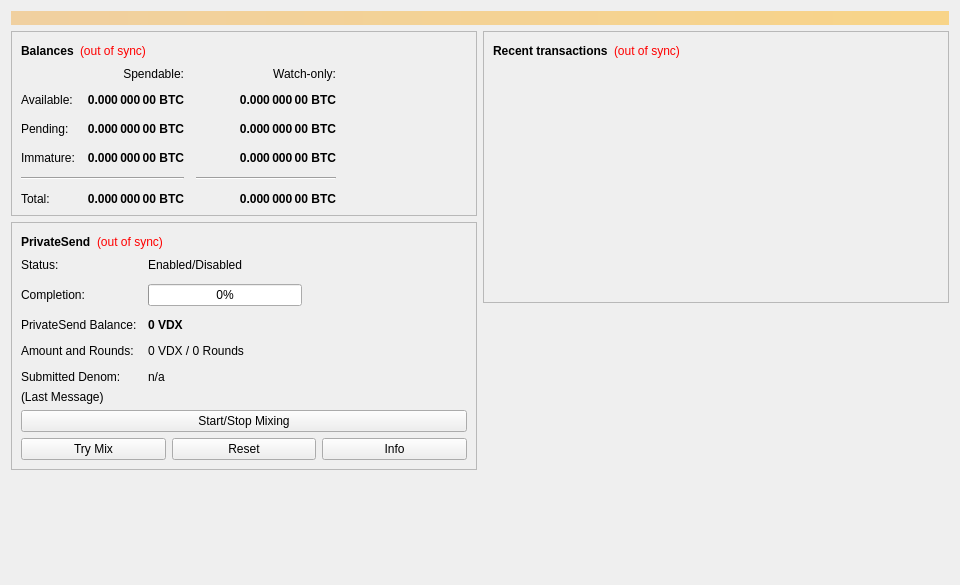
<?xml version="1.0" encoding="UTF-8"?>
<ui version="4.0">
 <class>OverviewPage</class>
 <widget class="QWidget" name="OverviewPage">
  <property name="geometry">
   <rect>
    <x>0</x>
    <y>0</y>
    <width>960</width>
    <height>585</height>
   </rect>
  </property>
  <property name="minimumSize">
   <size>
    <width>960</width>
    <height>0</height>
   </size>
  </property>
  <property name="windowTitle">
   <string>Form</string>
  </property>
  <layout class="QVBoxLayout" name="topLayout">
   <item>
    <widget class="QLabel" name="labelAlerts">
     <property name="visible">
      <bool>false</bool>
     </property>
     <property name="styleSheet">
      <string notr="true">QLabel { background-color: qlineargradient(x1: 0, y1: 0, x2: 1, y2: 0, stop:0 #F0D0A0, stop:1 #F8D488); color:#000000; }</string>
     </property>
     <property name="wordWrap">
      <bool>true</bool>
     </property>
     <property name="margin">
      <number>3</number>
     </property>
     <property name="textInteractionFlags">
      <set>Qt::TextSelectableByMouse</set>
     </property>
    </widget>
   </item>
   <item>
    <layout class="QHBoxLayout" name="horizontalLayout" stretch="1,1">
     <item>
      <layout class="QVBoxLayout" name="verticalLayout_2">
       <item>
        <widget class="QFrame" name="frame">
         <property name="frameShape">
          <enum>QFrame::StyledPanel</enum>
         </property>
         <property name="frameShadow">
          <enum>QFrame::Raised</enum>
         </property>
         <layout class="QVBoxLayout" name="verticalLayout_4">
          <item>
           <layout class="QHBoxLayout" name="horizontalLayout_4">
            <item>
             <widget class="QLabel" name="label_5">
              <property name="font">
               <font>
                <weight>75</weight>
                <bold>true</bold>
               </font>
              </property>
              <property name="text">
               <string>Balances</string>
              </property>
             </widget>
            </item>
            <item>
             <widget class="QLabel" name="labelWalletStatus">
              <property name="toolTip">
               <string>The displayed information may be out of date. Your wallet automatically synchronizes with the VirtDex network after a connection is established, but this process has not completed yet.</string>
              </property>
              <property name="styleSheet">
               <string notr="true">QLabel { color: red; }</string>
              </property>
              <property name="text">
               <string notr="true">(out of sync)</string>
              </property>
              <property name="alignment">
               <set>Qt::AlignLeading|Qt::AlignLeft|Qt::AlignVCenter</set>
              </property>
             </widget>
            </item>
            <item>
             <spacer name="horizontalSpacer_3">
              <property name="orientation">
               <enum>Qt::Horizontal</enum>
              </property>
              <property name="sizeHint" stdset="0">
               <size>
                <width>40</width>
                <height>20</height>
               </size>
              </property>
             </spacer>
            </item>
           </layout>
          </item>
          <item>
           <layout class="QGridLayout" name="gridLayout">
            <property name="spacing">
             <number>12</number>
            </property>
            <item row="2" column="2">
             <widget class="QLabel" name="labelWatchPending">
              <property name="font">
               <font>
                <weight>75</weight>
                <bold>true</bold>
               </font>
              </property>
              <property name="cursor">
               <cursorShape>IBeamCursor</cursorShape>
              </property>
              <property name="toolTip">
               <string>Unconfirmed transactions to watch-only addresses</string>
              </property>
              <property name="text">
               <string notr="true">0.000 000 00 BTC</string>
              </property>
              <property name="alignment">
               <set>Qt::AlignRight|Qt::AlignTrailing|Qt::AlignVCenter</set>
              </property>
              <property name="textInteractionFlags">
               <set>Qt::LinksAccessibleByMouse|Qt::TextSelectableByKeyboard|Qt::TextSelectableByMouse</set>
              </property>
             </widget>
            </item>
            <item row="2" column="1">
             <widget class="QLabel" name="labelUnconfirmed">
              <property name="font">
               <font>
                <weight>75</weight>
                <bold>true</bold>
               </font>
              </property>
              <property name="cursor">
               <cursorShape>IBeamCursor</cursorShape>
              </property>
              <property name="toolTip">
               <string>Total of transactions that have yet to be confirmed, and do not yet count toward the spendable balance</string>
              </property>
              <property name="text">
               <string notr="true">0.000 000 00 BTC</string>
              </property>
              <property name="alignment">
               <set>Qt::AlignRight|Qt::AlignTrailing|Qt::AlignVCenter</set>
              </property>
              <property name="textInteractionFlags">
               <set>Qt::LinksAccessibleByMouse|Qt::TextSelectableByKeyboard|Qt::TextSelectableByMouse</set>
              </property>
             </widget>
            </item>
            <item row="3" column="2">
             <widget class="QLabel" name="labelWatchImmature">
              <property name="font">
               <font>
                <weight>75</weight>
                <bold>true</bold>
               </font>
              </property>
              <property name="cursor">
               <cursorShape>IBeamCursor</cursorShape>
              </property>
              <property name="toolTip">
               <string>Mined balance in watch-only addresses that has not yet matured</string>
              </property>
              <property name="text">
               <string notr="true">0.000 000 00 BTC</string>
              </property>
              <property name="alignment">
               <set>Qt::AlignRight|Qt::AlignTrailing|Qt::AlignVCenter</set>
              </property>
              <property name="textInteractionFlags">
               <set>Qt::LinksAccessibleByMouse|Qt::TextSelectableByKeyboard|Qt::TextSelectableByMouse</set>
              </property>
             </widget>
            </item>
            <item row="4" column="0" colspan="2">
             <widget class="Line" name="lineSpendableBalance">
              <property name="orientation">
               <enum>Qt::Horizontal</enum>
              </property>
             </widget>
            </item>
            <item row="4" column="2">
             <widget class="Line" name="lineWatchBalance">
              <property name="sizePolicy">
               <sizepolicy hsizetype="Preferred" vsizetype="Fixed">
                <horstretch>0</horstretch>
                <verstretch>0</verstretch>
               </sizepolicy>
              </property>
              <property name="minimumSize">
               <size>
                <width>140</width>
                <height>0</height>
               </size>
              </property>
              <property name="orientation">
               <enum>Qt::Horizontal</enum>
              </property>
             </widget>
            </item>
            <item row="5" column="0">
             <widget class="QLabel" name="labelTotalText">
              <property name="text">
               <string>Total:</string>
              </property>
             </widget>
            </item>
            <item row="3" column="1">
             <widget class="QLabel" name="labelImmature">
              <property name="font">
               <font>
                <weight>75</weight>
                <bold>true</bold>
               </font>
              </property>
              <property name="cursor">
               <cursorShape>IBeamCursor</cursorShape>
              </property>
              <property name="toolTip">
               <string>Mined balance that has not yet matured</string>
              </property>
              <property name="text">
               <string notr="true">0.000 000 00 BTC</string>
              </property>
              <property name="alignment">
               <set>Qt::AlignRight|Qt::AlignTrailing|Qt::AlignVCenter</set>
              </property>
              <property name="textInteractionFlags">
               <set>Qt::LinksAccessibleByMouse|Qt::TextSelectableByKeyboard|Qt::TextSelectableByMouse</set>
              </property>
             </widget>
            </item>
            <item row="2" column="3">
             <spacer name="horizontalSpacer_2">
              <property name="orientation">
               <enum>Qt::Horizontal</enum>
              </property>
              <property name="sizeHint" stdset="0">
               <size>
                <width>40</width>
                <height>20</height>
               </size>
              </property>
             </spacer>
            </item>
            <item row="3" column="0">
             <widget class="QLabel" name="labelImmatureText">
              <property name="text">
               <string>Immature:</string>
              </property>
             </widget>
            </item>
            <item row="5" column="1">
             <widget class="QLabel" name="labelTotal">
              <property name="font">
               <font>
                <weight>75</weight>
                <bold>true</bold>
               </font>
              </property>
              <property name="cursor">
               <cursorShape>IBeamCursor</cursorShape>
              </property>
              <property name="toolTip">
               <string>Your current total balance</string>
              </property>
              <property name="text">
               <string notr="true">0.000 000 00 BTC</string>
              </property>
              <property name="alignment">
               <set>Qt::AlignRight|Qt::AlignTrailing|Qt::AlignVCenter</set>
              </property>
              <property name="textInteractionFlags">
               <set>Qt::LinksAccessibleByMouse|Qt::TextSelectableByKeyboard|Qt::TextSelectableByMouse</set>
              </property>
             </widget>
            </item>
            <item row="5" column="2">
             <widget class="QLabel" name="labelWatchTotal">
              <property name="font">
               <font>
                <weight>75</weight>
                <bold>true</bold>
               </font>
              </property>
              <property name="cursor">
               <cursorShape>IBeamCursor</cursorShape>
              </property>
              <property name="toolTip">
               <string>Current total balance in watch-only addresses</string>
              </property>
              <property name="text">
               <string notr="true">0.000 000 00 BTC</string>
              </property>
              <property name="alignment">
               <set>Qt::AlignRight|Qt::AlignTrailing|Qt::AlignVCenter</set>
              </property>
              <property name="textInteractionFlags">
               <set>Qt::LinksAccessibleByMouse|Qt::TextSelectableByKeyboard|Qt::TextSelectableByMouse</set>
              </property>
             </widget>
            </item>
            <item row="0" column="2">
             <widget class="QLabel" name="labelWatchonly">
              <property name="text">
               <string>Watch-only:</string>
              </property>
              <property name="alignment">
               <set>Qt::AlignRight|Qt::AlignTrailing|Qt::AlignVCenter</set>
              </property>
             </widget>
            </item>
            <item row="1" column="0">
             <widget class="QLabel" name="labelBalanceText">
              <property name="text">
               <string>Available:</string>
              </property>
             </widget>
            </item>
            <item row="1" column="1">
             <widget class="QLabel" name="labelBalance">
              <property name="font">
               <font>
                <weight>75</weight>
                <bold>true</bold>
               </font>
              </property>
              <property name="cursor">
               <cursorShape>IBeamCursor</cursorShape>
              </property>
              <property name="toolTip">
               <string>Your current spendable balance</string>
              </property>
              <property name="text">
               <string notr="true">0.000 000 00 BTC</string>
              </property>
              <property name="alignment">
               <set>Qt::AlignRight|Qt::AlignTrailing|Qt::AlignVCenter</set>
              </property>
              <property name="textInteractionFlags">
               <set>Qt::LinksAccessibleByMouse|Qt::TextSelectableByKeyboard|Qt::TextSelectableByMouse</set>
              </property>
             </widget>
            </item>
            <item row="1" column="2">
             <widget class="QLabel" name="labelWatchAvailable">
              <property name="font">
               <font>
                <weight>75</weight>
                <bold>true</bold>
               </font>
              </property>
              <property name="cursor">
               <cursorShape>IBeamCursor</cursorShape>
              </property>
              <property name="toolTip">
               <string>Your current balance in watch-only addresses</string>
              </property>
              <property name="text">
               <string notr="true">0.000 000 00 BTC</string>
              </property>
              <property name="alignment">
               <set>Qt::AlignRight|Qt::AlignTrailing|Qt::AlignVCenter</set>
              </property>
              <property name="textInteractionFlags">
               <set>Qt::LinksAccessibleByMouse|Qt::TextSelectableByKeyboard|Qt::TextSelectableByMouse</set>
              </property>
             </widget>
            </item>
            <item row="2" column="0">
             <widget class="QLabel" name="labelPendingText">
              <property name="text">
               <string>Pending:</string>
              </property>
             </widget>
            </item>
            <item row="0" column="1">
             <widget class="QLabel" name="labelSpendable">
              <property name="text">
               <string>Spendable:</string>
              </property>
              <property name="alignment">
               <set>Qt::AlignRight|Qt::AlignTrailing|Qt::AlignVCenter</set>
              </property>
             </widget>
            </item>
           </layout>
          </item>
         </layout>
        </widget>
       </item>
       <item>
        <widget class="QFrame" name="framePrivateSend">
         <property name="layoutDirection">
          <enum>Qt::LeftToRight</enum>
         </property>
         <property name="frameShape">
          <enum>QFrame::StyledPanel</enum>
         </property>
         <property name="frameShadow">
          <enum>QFrame::Raised</enum>
         </property>
         <layout class="QVBoxLayout" name="VerticalLayout_PS1">
          <item>
           <layout class="QHBoxLayout" name="horizontalLayout_5">
            <item>
             <widget class="QLabel" name="labelPrivateSendHeader">
              <property name="font">
               <font>
                <weight>75</weight>
                <bold>true</bold>
               </font>
              </property>
              <property name="text">
               <string>PrivateSend</string>
              </property>
             </widget>
            </item>
            <item>
             <widget class="QLabel" name="labelPrivateSendSyncStatus">
              <property name="toolTip">
               <string>The displayed information may be out of date. Your wallet automatically synchronizes with the VirtDex network after a connection is established, but this process has not completed yet.</string>
              </property>
              <property name="styleSheet">
               <string notr="true">QLabel { color: red; }</string>
              </property>
              <property name="text">
               <string notr="true">(out of sync)</string>
              </property>
              <property name="alignment">
               <set>Qt::AlignLeading|Qt::AlignLeft|Qt::AlignVCenter</set>
              </property>
             </widget>
            </item>
            <item>
             <spacer name="horizontalSpacer_4">
              <property name="orientation">
               <enum>Qt::Horizontal</enum>
              </property>
              <property name="sizeHint" stdset="0">
               <size>
                <width>40</width>
                <height>20</height>
               </size>
              </property>
             </spacer>
            </item>
           </layout>
          </item>
          <item>
           <layout class="QFormLayout" name="privateSendFormLayout">
            <property name="fieldGrowthPolicy">
             <enum>QFormLayout::AllNonFixedFieldsGrow</enum>
            </property>
            <property name="horizontalSpacing">
             <number>11</number>
            </property>
            <property name="verticalSpacing">
             <number>12</number>
            </property>
            <item row="0" column="0">
             <widget class="QLabel" name="labelPrivateSendEnabledText">
              <property name="text">
               <string>Status:</string>
              </property>
             </widget>
            </item>
            <item row="0" column="1">
             <widget class="QLabel" name="labelPrivateSendEnabled">
              <property name="text">
               <string>Enabled/Disabled</string>
              </property>
             </widget>
            </item>
            <item row="1" column="0">
             <widget class="QLabel" name="labelCompletitionText">
              <property name="text">
               <string>Completion:</string>
              </property>
             </widget>
            </item>
            <item row="1" column="1">
             <widget class="QProgressBar" name="privateSendProgress">
              <property name="maximumSize">
               <size>
                <width>154</width>
                <height>16777215</height>
               </size>
              </property>
              <property name="value">
               <number>0</number>
              </property>
             </widget>
            </item>
            <item row="2" column="0">
             <widget class="QLabel" name="labelAnonymizedText">
              <property name="text">
               <string>PrivateSend Balance:</string>
              </property>
             </widget>
            </item>
            <item row="2" column="1">
             <widget class="QLabel" name="labelAnonymized">
              <property name="font">
               <font>
                <weight>75</weight>
                <bold>true</bold>
               </font>
              </property>
              <property name="text">
               <string notr="true">0 VDX</string>
              </property>
             </widget>
            </item>
            <item row="3" column="0">
             <widget class="QLabel" name="labelAmountAndRoundsText">
              <property name="text">
               <string>Amount and Rounds:</string>
              </property>
             </widget>
            </item>
            <item row="3" column="1">
             <widget class="QLabel" name="labelAmountRounds">
              <property name="text">
               <string>0 VDX / 0 Rounds</string>
              </property>
             </widget>
            </item>
            <item row="4" column="0">
             <widget class="QLabel" name="labelSubmittedDenomText">
              <property name="text">
               <string>Submitted Denom:</string>
              </property>
             </widget>
            </item>
            <item row="4" column="1">
             <widget class="QLabel" name="labelSubmittedDenom">
              <property name="toolTip">
               <string>The denominations you submitted to the Masternode.&lt;br&gt;To mix, other users must submit the exact same denominations.</string>
              </property>
              <property name="text">
               <string>n/a</string>
              </property>
             </widget>
            </item>
           </layout>
          </item>
          <item>
           <layout class="QVBoxLayout" name="VerticalLayout_PS">
            <item>
             <widget class="QLabel" name="labelPrivateSendLastMessage">
              <property name="text">
               <string>(Last Message)</string>
              </property>
              <property name="alignment">
               <set>Qt::AlignLeading|Qt::AlignLeft|Qt::AlignTop</set>
              </property>
              <property name="wordWrap">
               <bool>true</bool>
              </property>
             </widget>
            </item>
            <item>
             <widget class="QPushButton" name="togglePrivateSend">
              <property name="sizePolicy">
               <sizepolicy hsizetype="MinimumExpanding" vsizetype="Fixed">
                <horstretch>0</horstretch>
                <verstretch>0</verstretch>
               </sizepolicy>
              </property>
              <property name="text">
               <string>Start/Stop Mixing</string>
              </property>
             </widget>
            </item>
            <item>
             <layout class="QHBoxLayout" name="horizontalLayout_debugbuttons">
              <item>
               <widget class="QPushButton" name="privateSendAuto">
                <property name="sizePolicy">
                 <sizepolicy hsizetype="MinimumExpanding" vsizetype="Fixed">
                  <horstretch>0</horstretch>
                  <verstretch>0</verstretch>
                 </sizepolicy>
                </property>
                <property name="toolTip">
                 <string>Try to manually submit a PrivateSend request.</string>
                </property>
                <property name="text">
                 <string>Try Mix</string>
                </property>
               </widget>
              </item>
              <item>
               <widget class="QPushButton" name="privateSendReset">
                <property name="sizePolicy">
                 <sizepolicy hsizetype="MinimumExpanding" vsizetype="Fixed">
                  <horstretch>0</horstretch>
                  <verstretch>0</verstretch>
                 </sizepolicy>
                </property>
                <property name="toolTip">
                 <string>Reset the current status of PrivateSend (can interrupt PrivateSend if it's in the process of Mixing, which can cost you money!)</string>
                </property>
                <property name="autoFillBackground">
                 <bool>false</bool>
                </property>
                <property name="text">
                 <string>Reset</string>
                </property>
               </widget>
              </item>
              <item>
               <widget class="QPushButton" name="privateSendInfo">
                <property name="sizePolicy">
                 <sizepolicy hsizetype="MinimumExpanding" vsizetype="Fixed">
                  <horstretch>0</horstretch>
                  <verstretch>0</verstretch>
                 </sizepolicy>
                </property>
                <property name="toolTip">
                 <string>Information about PrivateSend and Mixing</string>
                </property>
                <property name="text">
                 <string>Info</string>
                </property>
               </widget>
              </item>
             </layout>
            </item>
           </layout>
          </item>
         </layout>
        </widget>
       </item>
       <item>
        <spacer name="verticalSpacer">
         <property name="orientation">
          <enum>Qt::Vertical</enum>
         </property>
         <property name="sizeHint" stdset="0">
          <size>
           <width>20</width>
           <height>40</height>
          </size>
         </property>
        </spacer>
       </item>
      </layout>
     </item>
     <item>
      <layout class="QVBoxLayout" name="verticalLayout_3">
       <item>
        <widget class="QFrame" name="frame_2">
         <property name="frameShape">
          <enum>QFrame::StyledPanel</enum>
         </property>
         <property name="frameShadow">
          <enum>QFrame::Raised</enum>
         </property>
         <layout class="QVBoxLayout" name="verticalLayout">
          <item>
           <layout class="QHBoxLayout" name="horizontalLayout_2">
            <item>
             <widget class="QLabel" name="label_4">
              <property name="font">
               <font>
                <weight>75</weight>
                <bold>true</bold>
               </font>
              </property>
              <property name="text">
               <string>Recent transactions</string>
              </property>
             </widget>
            </item>
            <item>
             <widget class="QLabel" name="labelTransactionsStatus">
              <property name="toolTip">
               <string>The displayed information may be out of date. Your wallet automatically synchronizes with the VirtDex network after a connection is established, but this process has not completed yet.</string>
              </property>
              <property name="styleSheet">
               <string notr="true">QLabel { color: red; }</string>
              </property>
              <property name="text">
               <string notr="true">(out of sync)</string>
              </property>
              <property name="alignment">
               <set>Qt::AlignLeading|Qt::AlignLeft|Qt::AlignVCenter</set>
              </property>
             </widget>
            </item>
            <item>
             <spacer name="horizontalSpacer">
              <property name="orientation">
               <enum>Qt::Horizontal</enum>
              </property>
              <property name="sizeHint" stdset="0">
               <size>
                <width>40</width>
                <height>20</height>
               </size>
              </property>
             </spacer>
            </item>
           </layout>
          </item>
          <item>
           <widget class="QListView" name="listTransactions">
            <property name="styleSheet">
             <string notr="true">QListView { background: transparent; }</string>
            </property>
            <property name="frameShape">
             <enum>QFrame::NoFrame</enum>
            </property>
            <property name="verticalScrollBarPolicy">
             <enum>Qt::ScrollBarAlwaysOff</enum>
            </property>
            <property name="horizontalScrollBarPolicy">
             <enum>Qt::ScrollBarAlwaysOff</enum>
            </property>
            <property name="selectionMode">
             <enum>QAbstractItemView::NoSelection</enum>
            </property>
           </widget>
          </item>
         </layout>
        </widget>
       </item>
       <item>
        <spacer name="verticalSpacer_2">
         <property name="orientation">
          <enum>Qt::Vertical</enum>
         </property>
         <property name="sizeHint" stdset="0">
          <size>
           <width>20</width>
           <height>40</height>
          </size>
         </property>
        </spacer>
       </item>
      </layout>
     </item>
    </layout>
   </item>
  </layout>
 </widget>
 <resources/>
 <connections/>
</ui>
